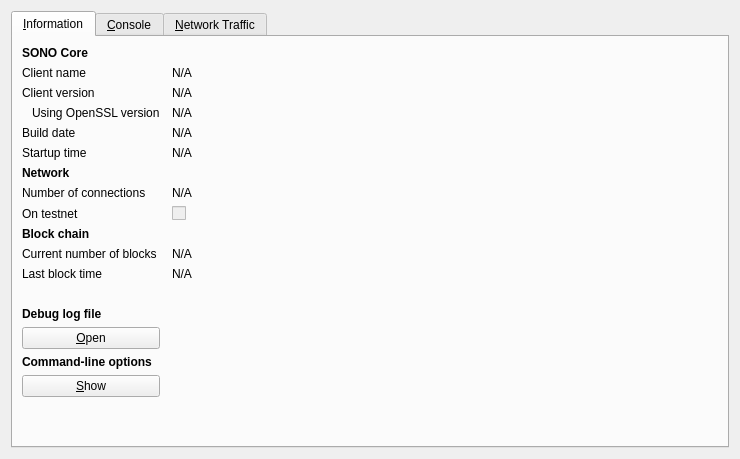
<?xml version="1.0" encoding="UTF-8"?>
<ui version="4.0">
 <class>RPCConsole</class>
 <widget class="QDialog" name="RPCConsole">
  <property name="geometry">
   <rect>
    <x>0</x>
    <y>0</y>
    <width>740</width>
    <height>459</height>
   </rect>
  </property>
  <property name="windowTitle">
   <string>SONO - Debug window</string>
  </property>
  <layout class="QVBoxLayout" name="verticalLayout_2">
   <item>
    <widget class="QTabWidget" name="tabWidget">
     <property name="currentIndex">
      <number>0</number>
     </property>
     <widget class="QWidget" name="tab_info">
      <attribute name="title">
       <string>&amp;Information</string>
      </attribute>
      <layout class="QGridLayout" name="gridLayout" columnstretch="0,1">
       <property name="horizontalSpacing">
        <number>12</number>
       </property>
       <item row="0" column="0">
        <widget class="QLabel" name="label_9">
         <property name="font">
          <font>
           <weight>75</weight>
           <bold>true</bold>
          </font>
         </property>
         <property name="text">
          <string>SONO Core</string>
         </property>
        </widget>
       </item>
       <item row="1" column="0">
        <widget class="QLabel" name="label_5">
         <property name="text">
          <string>Client name</string>
         </property>
        </widget>
       </item>
       <item row="1" column="1">
        <widget class="QLabel" name="clientName">
         <property name="cursor">
          <cursorShape>IBeamCursor</cursorShape>
         </property>
         <property name="text">
          <string>N/A</string>
         </property>
         <property name="textFormat">
          <enum>Qt::PlainText</enum>
         </property>
         <property name="textInteractionFlags">
          <set>Qt::LinksAccessibleByMouse|Qt::TextSelectableByKeyboard|Qt::TextSelectableByMouse</set>
         </property>
        </widget>
       </item>
       <item row="2" column="0">
        <widget class="QLabel" name="label_6">
         <property name="text">
          <string>Client version</string>
         </property>
        </widget>
       </item>
       <item row="2" column="1">
        <widget class="QLabel" name="clientVersion">
         <property name="cursor">
          <cursorShape>IBeamCursor</cursorShape>
         </property>
         <property name="text">
          <string>N/A</string>
         </property>
         <property name="textFormat">
          <enum>Qt::PlainText</enum>
         </property>
         <property name="textInteractionFlags">
          <set>Qt::LinksAccessibleByMouse|Qt::TextSelectableByKeyboard|Qt::TextSelectableByMouse</set>
         </property>
        </widget>
       </item>
       <item row="3" column="0">
        <widget class="QLabel" name="label_14">
         <property name="text">
          <string>Using OpenSSL version</string>
         </property>
         <property name="indent">
          <number>10</number>
         </property>
        </widget>
       </item>
       <item row="3" column="1">
        <widget class="QLabel" name="openSSLVersion">
         <property name="cursor">
          <cursorShape>IBeamCursor</cursorShape>
         </property>
         <property name="text">
          <string>N/A</string>
         </property>
         <property name="textFormat">
          <enum>Qt::PlainText</enum>
         </property>
         <property name="textInteractionFlags">
          <set>Qt::LinksAccessibleByMouse|Qt::TextSelectableByKeyboard|Qt::TextSelectableByMouse</set>
         </property>
        </widget>
       </item>
       <item row="4" column="0">
        <widget class="QLabel" name="label_12">
         <property name="text">
          <string>Build date</string>
         </property>
        </widget>
       </item>
       <item row="4" column="1">
        <widget class="QLabel" name="buildDate">
         <property name="cursor">
          <cursorShape>IBeamCursor</cursorShape>
         </property>
         <property name="text">
          <string>N/A</string>
         </property>
         <property name="textFormat">
          <enum>Qt::PlainText</enum>
         </property>
         <property name="textInteractionFlags">
          <set>Qt::LinksAccessibleByMouse|Qt::TextSelectableByKeyboard|Qt::TextSelectableByMouse</set>
         </property>
        </widget>
       </item>
       <item row="5" column="0">
        <widget class="QLabel" name="label_13">
         <property name="text">
          <string>Startup time</string>
         </property>
        </widget>
       </item>
       <item row="5" column="1">
        <widget class="QLabel" name="startupTime">
         <property name="cursor">
          <cursorShape>IBeamCursor</cursorShape>
         </property>
         <property name="text">
          <string>N/A</string>
         </property>
         <property name="textFormat">
          <enum>Qt::PlainText</enum>
         </property>
         <property name="textInteractionFlags">
          <set>Qt::LinksAccessibleByMouse|Qt::TextSelectableByKeyboard|Qt::TextSelectableByMouse</set>
         </property>
        </widget>
       </item>
       <item row="6" column="0">
        <widget class="QLabel" name="label_11">
         <property name="font">
          <font>
           <weight>75</weight>
           <bold>true</bold>
          </font>
         </property>
         <property name="text">
          <string>Network</string>
         </property>
        </widget>
       </item>
       <item row="7" column="0">
        <widget class="QLabel" name="label_7">
         <property name="text">
          <string>Number of connections</string>
         </property>
        </widget>
       </item>
       <item row="7" column="1">
        <widget class="QLabel" name="numberOfConnections">
         <property name="cursor">
          <cursorShape>IBeamCursor</cursorShape>
         </property>
         <property name="text">
          <string>N/A</string>
         </property>
         <property name="textFormat">
          <enum>Qt::PlainText</enum>
         </property>
         <property name="textInteractionFlags">
          <set>Qt::LinksAccessibleByMouse|Qt::TextSelectableByKeyboard|Qt::TextSelectableByMouse</set>
         </property>
        </widget>
       </item>
       <item row="8" column="0">
        <widget class="QLabel" name="label_8">
         <property name="text">
          <string>On testnet</string>
         </property>
        </widget>
       </item>
       <item row="8" column="1">
        <widget class="QCheckBox" name="isTestNet">
         <property name="enabled">
          <bool>false</bool>
         </property>
         <property name="text">
          <string/>
         </property>
        </widget>
       </item>
       <item row="9" column="0">
        <widget class="QLabel" name="label_10">
         <property name="font">
          <font>
           <weight>75</weight>
           <bold>true</bold>
          </font>
         </property>
         <property name="text">
          <string>Block chain</string>
         </property>
        </widget>
       </item>
       <item row="10" column="0">
        <widget class="QLabel" name="label_3">
         <property name="text">
          <string>Current number of blocks</string>
         </property>
        </widget>
       </item>
       <item row="10" column="1">
        <widget class="QLabel" name="numberOfBlocks">
         <property name="cursor">
          <cursorShape>IBeamCursor</cursorShape>
         </property>
         <property name="text">
          <string>N/A</string>
         </property>
         <property name="textFormat">
          <enum>Qt::PlainText</enum>
         </property>
         <property name="textInteractionFlags">
          <set>Qt::LinksAccessibleByMouse|Qt::TextSelectableByKeyboard|Qt::TextSelectableByMouse</set>
         </property>
        </widget>
       </item>
       <item row="11" column="0">
        <widget class="QLabel" name="label_2">
         <property name="text">
          <string>Last block time</string>
         </property>
        </widget>
       </item>
       <item row="11" column="1">
        <widget class="QLabel" name="lastBlockTime">
         <property name="cursor">
          <cursorShape>IBeamCursor</cursorShape>
         </property>
         <property name="text">
          <string>N/A</string>
         </property>
         <property name="textFormat">
          <enum>Qt::PlainText</enum>
         </property>
         <property name="textInteractionFlags">
          <set>Qt::LinksAccessibleByMouse|Qt::TextSelectableByKeyboard|Qt::TextSelectableByMouse</set>
         </property>
        </widget>
       </item>
       <item row="12" column="0">
        <spacer name="verticalSpacer_2">
         <property name="orientation">
          <enum>Qt::Vertical</enum>
         </property>
         <property name="sizeHint" stdset="0">
          <size>
           <width>20</width>
           <height>20</height>
          </size>
         </property>
        </spacer>
       </item>
       <item row="13" column="0">
        <widget class="QLabel" name="labelDebugLogfile">
         <property name="font">
          <font>
           <weight>75</weight>
           <bold>true</bold>
          </font>
         </property>
         <property name="text">
          <string>Debug log file</string>
         </property>
        </widget>
       </item>
       <item row="14" column="0">
        <widget class="QPushButton" name="openDebugLogfileButton">
         <property name="toolTip">
          <string>Open the SONO debug log file from the current data directory. This can take a few seconds for large log files.</string>
         </property>
         <property name="text">
          <string>&amp;Open</string>
         </property>
         <property name="autoDefault">
          <bool>false</bool>
         </property>
        </widget>
       </item>
       <item row="15" column="0">
        <widget class="QLabel" name="labelCLOptions">
         <property name="font">
          <font>
           <weight>75</weight>
           <bold>true</bold>
          </font>
         </property>
         <property name="text">
          <string>Command-line options</string>
         </property>
        </widget>
       </item>
       <item row="16" column="0">
        <widget class="QPushButton" name="showCLOptionsButton">
         <property name="toolTip">
          <string>Show the SONO-Qt help message to get a list with possible SONO command-line options.</string>
         </property>
         <property name="text">
          <string>&amp;Show</string>
         </property>
         <property name="autoDefault">
          <bool>false</bool>
         </property>
        </widget>
       </item>
       <item row="17" column="0">
        <spacer name="verticalSpacer">
         <property name="orientation">
          <enum>Qt::Vertical</enum>
         </property>
         <property name="sizeHint" stdset="0">
          <size>
           <width>20</width>
           <height>40</height>
          </size>
         </property>
        </spacer>
       </item>
      </layout>
     </widget>
     <widget class="QWidget" name="tab_console">
      <attribute name="title">
       <string>&amp;Console</string>
      </attribute>
      <layout class="QVBoxLayout" name="verticalLayout_3">
       <property name="spacing">
        <number>3</number>
       </property>
       <item>
        <widget class="QTextEdit" name="messagesWidget">
         <property name="minimumSize">
          <size>
           <width>0</width>
           <height>100</height>
          </size>
         </property>
         <property name="readOnly">
          <bool>true</bool>
         </property>
         <property name="tabKeyNavigation" stdset="0">
          <bool>false</bool>
         </property>
         <property name="columnCount" stdset="0">
          <number>2</number>
         </property>
        </widget>
       </item>
       <item>
        <layout class="QHBoxLayout" name="horizontalLayout">
         <property name="spacing">
          <number>3</number>
         </property>
         <item>
          <widget class="QLabel" name="label">
           <property name="text">
            <string notr="true">&gt;</string>
           </property>
          </widget>
         </item>
         <item>
          <widget class="QLineEdit" name="lineEdit"/>
         </item>
         <item>
          <widget class="QPushButton" name="clearButton">
           <property name="maximumSize">
            <size>
             <width>24</width>
             <height>24</height>
            </size>
           </property>
           <property name="toolTip">
            <string>Clear console</string>
           </property>
           <property name="text">
            <string/>
           </property>
           <property name="icon">
            <iconset resource="../bitcoin.qrc">
             <normaloff>:/icons/remove</normaloff>:/icons/remove</iconset>
           </property>
           <property name="shortcut">
            <string notr="true">Ctrl+L</string>
           </property>
           <property name="autoDefault">
            <bool>false</bool>
           </property>
          </widget>
         </item>
        </layout>
       </item>
      </layout>
     </widget>
     <widget class="QWidget" name="tab">
      <attribute name="title">
       <string>&amp;Network Traffic</string>
      </attribute>
      <layout class="QHBoxLayout" name="horizontalLayout_3">
       <item>
        <layout class="QVBoxLayout" name="verticalLayout_4">
         <item>
          <widget class="TrafficGraphWidget" name="trafficGraph" native="true">
           <property name="sizePolicy">
            <sizepolicy hsizetype="Expanding" vsizetype="Expanding">
             <horstretch>0</horstretch>
             <verstretch>0</verstretch>
            </sizepolicy>
           </property>
          </widget>
         </item>
         <item>
          <layout class="QHBoxLayout" name="horizontalLayout_2">
           <item>
            <widget class="QSlider" name="sldGraphRange">
             <property name="minimum">
              <number>1</number>
             </property>
             <property name="maximum">
              <number>288</number>
             </property>
             <property name="pageStep">
              <number>12</number>
             </property>
             <property name="value">
              <number>6</number>
             </property>
             <property name="orientation">
              <enum>Qt::Horizontal</enum>
             </property>
            </widget>
           </item>
           <item>
            <widget class="QLabel" name="lblGraphRange">
             <property name="minimumSize">
              <size>
               <width>100</width>
               <height>0</height>
              </size>
             </property>
             <property name="alignment">
              <set>Qt::AlignCenter</set>
             </property>
            </widget>
           </item>
           <item>
            <widget class="QPushButton" name="btnClearTrafficGraph">
             <property name="text">
              <string>&amp;Clear</string>
             </property>
            </widget>
           </item>
          </layout>
         </item>
        </layout>
       </item>
       <item>
        <layout class="QVBoxLayout" name="verticalLayout">
         <item>
          <widget class="QGroupBox" name="groupBox">
           <property name="title">
            <string>Totals</string>
           </property>
           <layout class="QVBoxLayout" name="verticalLayout_5">
            <item>
             <layout class="QHBoxLayout" name="horizontalLayout_4">
              <item>
               <widget class="Line" name="line">
                <property name="sizePolicy">
                 <sizepolicy hsizetype="Fixed" vsizetype="Fixed">
                  <horstretch>0</horstretch>
                  <verstretch>0</verstretch>
                 </sizepolicy>
                </property>
                <property name="minimumSize">
                 <size>
                  <width>10</width>
                  <height>0</height>
                 </size>
                </property>
                <property name="palette">
                 <palette>
                  <active>
                   <colorrole role="Light">
                    <brush brushstyle="SolidPattern">
                     <color alpha="255">
                      <red>0</red>
                      <green>255</green>
                      <blue>0</blue>
                     </color>
                    </brush>
                   </colorrole>
                  </active>
                  <inactive>
                   <colorrole role="Light">
                    <brush brushstyle="SolidPattern">
                     <color alpha="255">
                      <red>0</red>
                      <green>255</green>
                      <blue>0</blue>
                     </color>
                    </brush>
                   </colorrole>
                  </inactive>
                  <disabled>
                   <colorrole role="Light">
                    <brush brushstyle="SolidPattern">
                     <color alpha="255">
                      <red>0</red>
                      <green>255</green>
                      <blue>0</blue>
                     </color>
                    </brush>
                   </colorrole>
                  </disabled>
                 </palette>
                </property>
                <property name="orientation">
                 <enum>Qt::Horizontal</enum>
                </property>
               </widget>
              </item>
              <item>
               <widget class="QLabel" name="label_16">
                <property name="text">
                 <string>In:</string>
                </property>
               </widget>
              </item>
              <item>
               <widget class="QLabel" name="lblBytesIn">
                <property name="minimumSize">
                 <size>
                  <width>50</width>
                  <height>0</height>
                 </size>
                </property>
                <property name="alignment">
                 <set>Qt::AlignRight|Qt::AlignTrailing|Qt::AlignVCenter</set>
                </property>
               </widget>
              </item>
             </layout>
            </item>
            <item>
             <layout class="QHBoxLayout" name="horizontalLayout_5">
              <item>
               <widget class="Line" name="line_2">
                <property name="sizePolicy">
                 <sizepolicy hsizetype="Fixed" vsizetype="Fixed">
                  <horstretch>0</horstretch>
                  <verstretch>0</verstretch>
                 </sizepolicy>
                </property>
                <property name="minimumSize">
                 <size>
                  <width>10</width>
                  <height>0</height>
                 </size>
                </property>
                <property name="palette">
                 <palette>
                  <active>
                   <colorrole role="Light">
                    <brush brushstyle="SolidPattern">
                     <color alpha="255">
                      <red>255</red>
                      <green>0</green>
                      <blue>0</blue>
                     </color>
                    </brush>
                   </colorrole>
                  </active>
                  <inactive>
                   <colorrole role="Light">
                    <brush brushstyle="SolidPattern">
                     <color alpha="255">
                      <red>255</red>
                      <green>0</green>
                      <blue>0</blue>
                     </color>
                    </brush>
                   </colorrole>
                  </inactive>
                  <disabled>
                   <colorrole role="Light">
                    <brush brushstyle="SolidPattern">
                     <color alpha="255">
                      <red>255</red>
                      <green>0</green>
                      <blue>0</blue>
                     </color>
                    </brush>
                   </colorrole>
                  </disabled>
                 </palette>
                </property>
                <property name="orientation">
                 <enum>Qt::Horizontal</enum>
                </property>
               </widget>
              </item>
              <item>
               <widget class="QLabel" name="label_17">
                <property name="text">
                 <string>Out:</string>
                </property>
               </widget>
              </item>
              <item>
               <widget class="QLabel" name="lblBytesOut">
                <property name="minimumSize">
                 <size>
                  <width>50</width>
                  <height>0</height>
                 </size>
                </property>
                <property name="alignment">
                 <set>Qt::AlignRight|Qt::AlignTrailing|Qt::AlignVCenter</set>
                </property>
               </widget>
              </item>
             </layout>
            </item>
            <item>
             <spacer name="verticalSpacer_4">
              <property name="orientation">
               <enum>Qt::Vertical</enum>
              </property>
              <property name="sizeHint" stdset="0">
               <size>
                <width>20</width>
                <height>407</height>
               </size>
              </property>
             </spacer>
            </item>
           </layout>
          </widget>
         </item>
        </layout>
       </item>
      </layout>
     </widget>
    </widget>
   </item>
  </layout>
 </widget>
 <customwidgets>
  <customwidget>
   <class>TrafficGraphWidget</class>
   <extends>QWidget</extends>
   <header>trafficgraphwidget.h</header>
   <container>1</container>
   <slots>
    <slot>clear()</slot>
   </slots>
  </customwidget>
 </customwidgets>
 <resources>
  <include location="../bitcoin.qrc"/>
 </resources>
 <connections/>
</ui>
